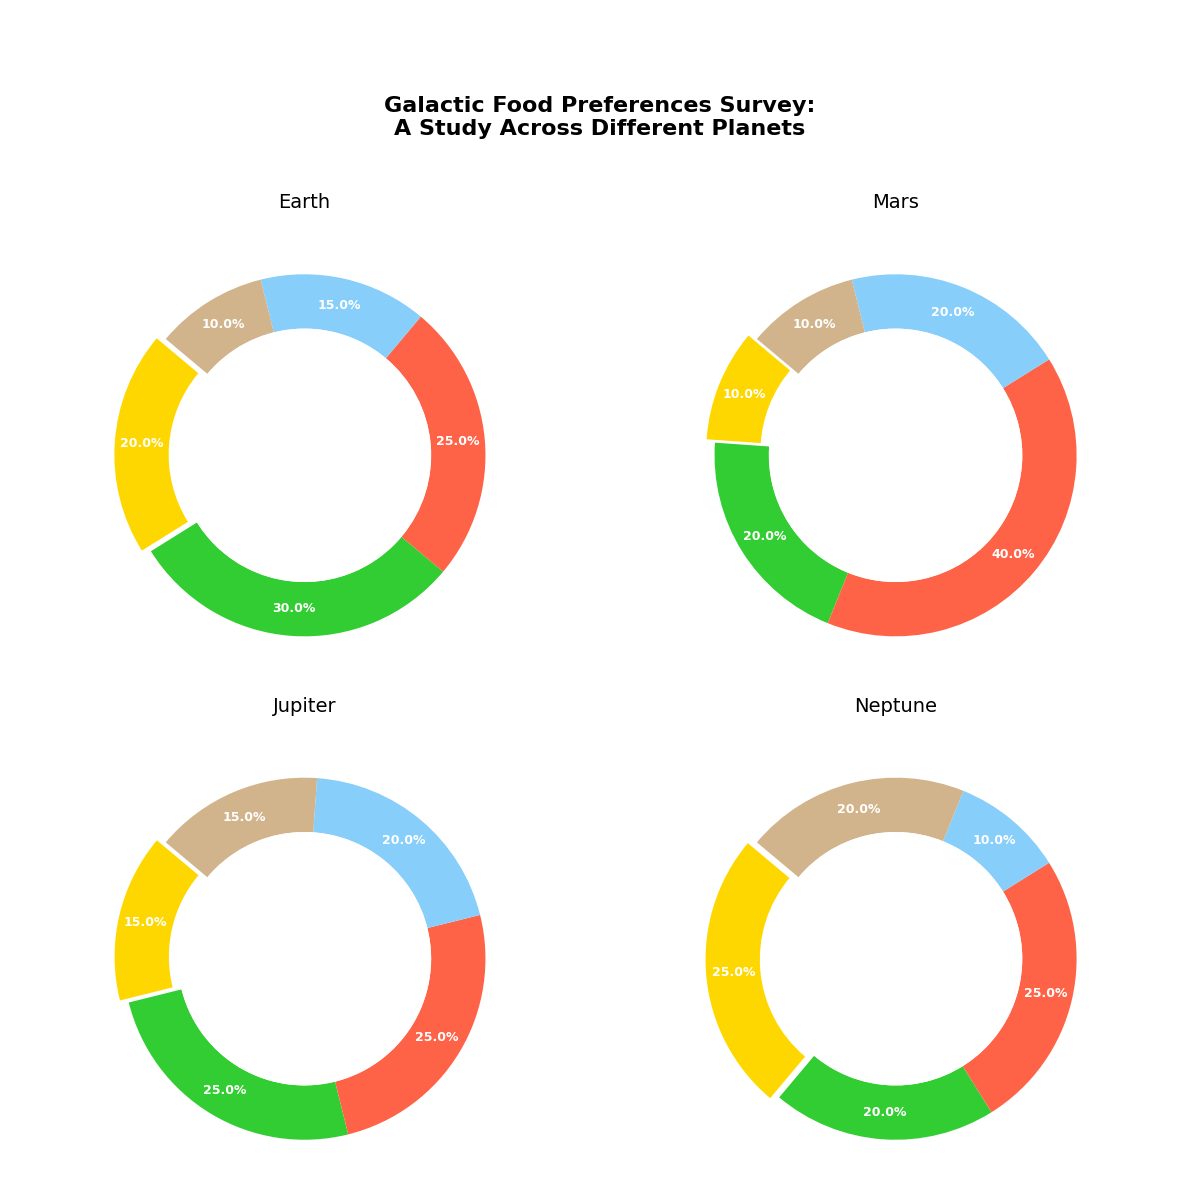

Recreate this plot in Python.
import matplotlib.pyplot as plt

planets = ['Earth', 'Mars', 'Jupiter', 'Neptune']
food_categories = ['Fruits', 'Vegetables', 'Meat', 'Dairy', 'Grains']
preferences = [
    [20, 30, 25, 15, 10],  # Altered the original values
    [10, 20, 40, 20, 10],  # Altered the original values
    [15, 25, 25, 20, 15],  # Altered the original values
    [25, 20, 25, 10, 20],  # Altered the original values
]
colors = ['#FFD700', '#32CD32', '#FF6347', '#87CEFA', '#D2B48C']

fig, axes = plt.subplots(2, 2, figsize=(12, 12))
fig.suptitle('Galactic Food Preferences Survey:\nA Study Across Different Planets', fontsize=16, fontweight='bold', y=0.92)

for i, ax in enumerate(axes.flat):
    wedges, _, autotexts = ax.pie(
        preferences[i], autopct='%1.1f%%', startangle=140,
        colors=colors, pctdistance=0.85, wedgeprops=dict(width=0.3),
        explode=[0.05 if j == 0 else 0 for j in range(len(food_categories))]
    )

    centre_circle = plt.Circle((0, 0), 0.70, fc='white', linewidth=0)
    ax.add_artist(centre_circle)

    for autotext in autotexts:
        autotext.set_color('white')
        autotext.set_fontsize(9)
        autotext.set_weight('bold')

    ax.set_title(planets[i], fontsize=14, pad=15)

plt.tight_layout(rect=[0, 0, 1, 0.9])
plt.show()
